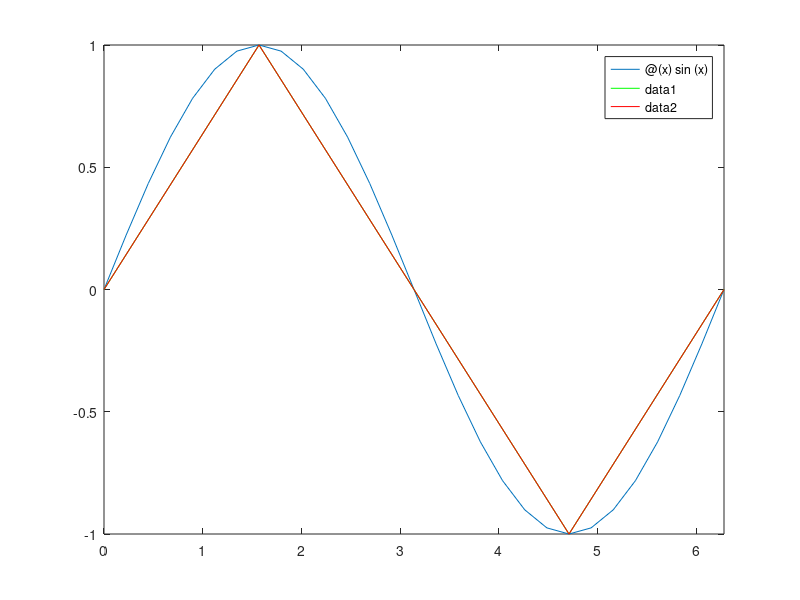

MATLAB code to generate this figure:
nodes = [0 pi/2 pi 3*pi/2 2*pi];
f = @(x) sin(x);
fd = @(x) cos(x);
values=f(nodes);
der_values=fd(nodes);
%at 0 and 2pi the secod derivative (-sin(x)) is 0. We put first derivative
spline_natural=spline(nodes,[1 values 1]);
%but actually they are the same :))
spline_clamped=spline(nodes,[der_values(1) values der_values(end)]);
func=f(pi/4)
cc_spline=ppval(spline_clamped,[pi/4])


fplot(f,[0,2*pi]);
hold on;
plot(nodes,ppval(spline_clamped,nodes),'g')
hold on;
plot(nodes,ppval(spline_natural,nodes),'r')

